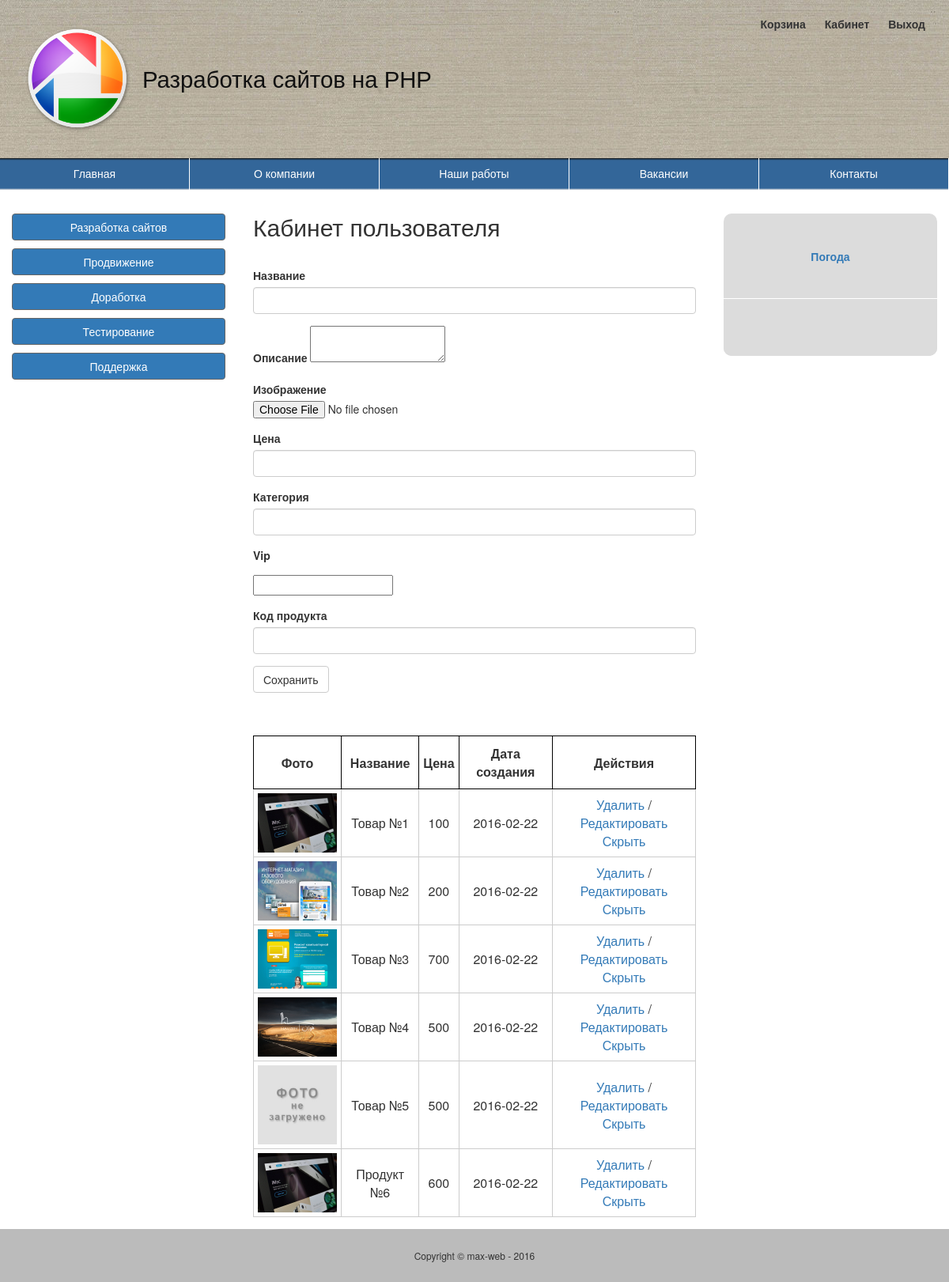
The page /cabinet.php (signed in) on the database its author committed.
### tables this page shows
CREATE TABLE IF NOT EXISTS `products` (
  `id` int(11) NOT NULL AUTO_INCREMENT,
  `name` tinytext NOT NULL,
  `body` text NOT NULL,
  `picture` tinytext NOT NULL,
  `price` tinytext NOT NULL,
  `cat_id` int(11) NOT NULL,
  `vip` int(11) NOT NULL,
  `showhide` enum('show','hide') NOT NULL DEFAULT 'show',
  `product_code` int(11) NOT NULL,
  `user_id` int(11) NOT NULL,
  `putdate` date NOT NULL,
  PRIMARY KEY (`id`)
);

### cabinet.php (the view, shortened to what this page needs)
<?
	require_once ('templates/top.php');
?>
	<h2>Кабинет пользователя</h2>
	<div class="content">
		<form enctype="multipart/form-data" method="POST" action="cabinet.php">
			<div class="form-group">
			<label for="examplename">Название</label>
			<input type="text" class="form-control" id="examplename" name="name">
			</div>
			<div class="form-group">
			<label for="examplebody">Описание</label>
			<textarea class="ckeditor" id="examplebody" name="body"></textarea>
			</div>
			<div class="form-group">
			<label for="examplepicture">Изображение</label>
			<input type="file" id="examplepicture" name="picture">
			</div>
			<div class="form-group">
			<label for="exampleprice">Цена</label>
			<input type="text" class="form-control" id="exampleprice" name="price">
			</div>
			<div class="form-group">
			<label for="examplecat_id">Категория</label>
			<input type="text" class="form-control" id="examplecat_id" name="cat_id">
			</div>
			<div class="form-group">
			<p><label for="examplevip">Vip</label></p>
			<input type="number" id="examplevip" name="vip">
			</div>
			<div class="form-group">
			<label for="exampleproduct_code">Код продукта</label>
			<input type="text" class="form-control" id="exampleproduct_code" name="product_code">
			</div>
			<button type="submit" class="btn btn-default">Сохранить</button>
		</form>
<?
	$session_id=$_SESSION['id'];
	$query="SELECT * FROM products WHERE user_id=$session_id";
	$cat=mysql_query($query);
	echo "<table class='content_table1'><tr><th>Фото</th><th>Название</th><th>Цена</th><th>Дата создания</th><th>Действия</th></tr>";
	while ($rows=mysql_fetch_array($cat)) {
		if ($rows['showhide']=='show') {
			$class='show1';
			$showhide="<a href='showhide.php?status=hide&id=".$rows['id']."'>Скрыть</a>";
		}
		else {
			$class='hide1';
			$showhide="<a href='showhide.php?status=show&id=".$rows['id']."'>Отобразить</a>";
		}
		echo "<tr class='".$class."'>";
		echo "<td><a target='_blank' href='/media/uploads/".$rows['picture']."'><img src='/media/uploads/".$rows['picture']."'/></a></td>";
		echo "<td>".$rows['name']."</td>";
		echo "<td>".$rows['price']."</td>";
		echo "<td>".$rows['putdate']."</td>";
		echo "<td><a href='delete.php?id=".$rows['id']."'>Удалить</a> / <a href='edit.php?id=".$rows['id']."'>Редактировать</a><br />".$showhide."</td>";
		echo "</tr>";
	}
	echo "</table>";
?>
	</div>
<? require_once ('templates/bottom.php'); ?>

### media/css/style.css (style rules this page uses)
html, body { margin: 0; padding: 0; height: 100%; }
h2 { margin-top: 0px; padding: 0 5px 0 5px; }
.content { padding: 5px 5px 15px 5px; }
.content p { text-align: justify; }
.content_table1 { width: 100%; }
.content_table1 th { padding: 10px 5px 10px 5px; text-align: center; border: 1px solid #000; }
.content_table1 td { padding: 5px; border: 1px solid #ccc; text-align: center; }
.content_table1 img { width: 100px; }
.content form { padding: 20px 0 40px 0; }

### rows shown on the page
products: picture (picture), name "Товар №1", price "100", putdate "2016-02-22"
products: picture (picture), name "Товар №2", price "200", putdate "2016-02-22"
products: picture (picture), name "Товар №3", price "700", putdate "2016-02-22"
products: picture (picture), name "Товар №4", price "500", putdate "2016-02-22"
products: picture (placeholder picture), name "Товар №5", price "500", putdate "2016-02-22"
products: picture (picture), name "Продукт №6", price "600", putdate "2016-02-22"
